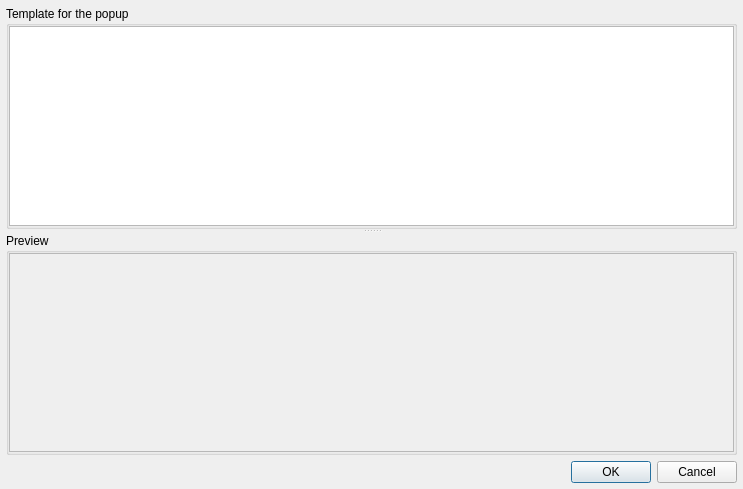
<?xml version="1.0" encoding="UTF-8"?>
<ui version="4.0">
 <class>lizmap_popup</class>
 <widget class="QDialog" name="lizmap_popup">
  <property name="windowModality">
   <enum>Qt::WindowModal</enum>
  </property>
  <property name="geometry">
   <rect>
    <x>0</x>
    <y>0</y>
    <width>743</width>
    <height>489</height>
   </rect>
  </property>
  <property name="windowTitle">
   <string>Lizmap - Popup</string>
  </property>
  <layout class="QGridLayout" name="gridLayout_3">
   <property name="margin">
    <number>6</number>
   </property>
   <item row="0" column="0">
    <widget class="QSplitter" name="splitter">
     <property name="orientation">
      <enum>Qt::Vertical</enum>
     </property>
     <widget class="QGroupBox" name="groupBox">
      <property name="title">
       <string>Template for the popup</string>
      </property>
      <layout class="QGridLayout" name="gridLayout_2">
       <property name="margin">
        <number>0</number>
       </property>
       <item row="0" column="0">
        <widget class="QgsCodeEditorHTML" name="txtPopup"/>
       </item>
      </layout>
     </widget>
     <widget class="QGroupBox" name="groupBox_2">
      <property name="title">
       <string>Preview</string>
      </property>
      <layout class="QGridLayout" name="gridLayout">
       <property name="margin">
        <number>0</number>
       </property>
       <item row="0" column="0">
        <widget class="QTextEdit" name="htmlPopup">
         <property name="enabled">
          <bool>false</bool>
         </property>
        </widget>
       </item>
      </layout>
     </widget>
    </widget>
   </item>
   <item row="1" column="0">
    <widget class="QDialogButtonBox" name="bbConfigurePopup">
     <property name="orientation">
      <enum>Qt::Horizontal</enum>
     </property>
     <property name="standardButtons">
      <set>QDialogButtonBox::Cancel|QDialogButtonBox::Ok</set>
     </property>
    </widget>
   </item>
  </layout>
 </widget>
 <customwidgets>
  <customwidget>
   <class>QgsCodeEditorHTML</class>
   <extends>QTextEdit</extends>
   <header location="global">qgis.gui</header>
  </customwidget>
 </customwidgets>
 <tabstops>
  <tabstop>txtPopup</tabstop>
  <tabstop>htmlPopup</tabstop>
  <tabstop>bbConfigurePopup</tabstop>
 </tabstops>
 <resources/>
 <connections/>
</ui>
